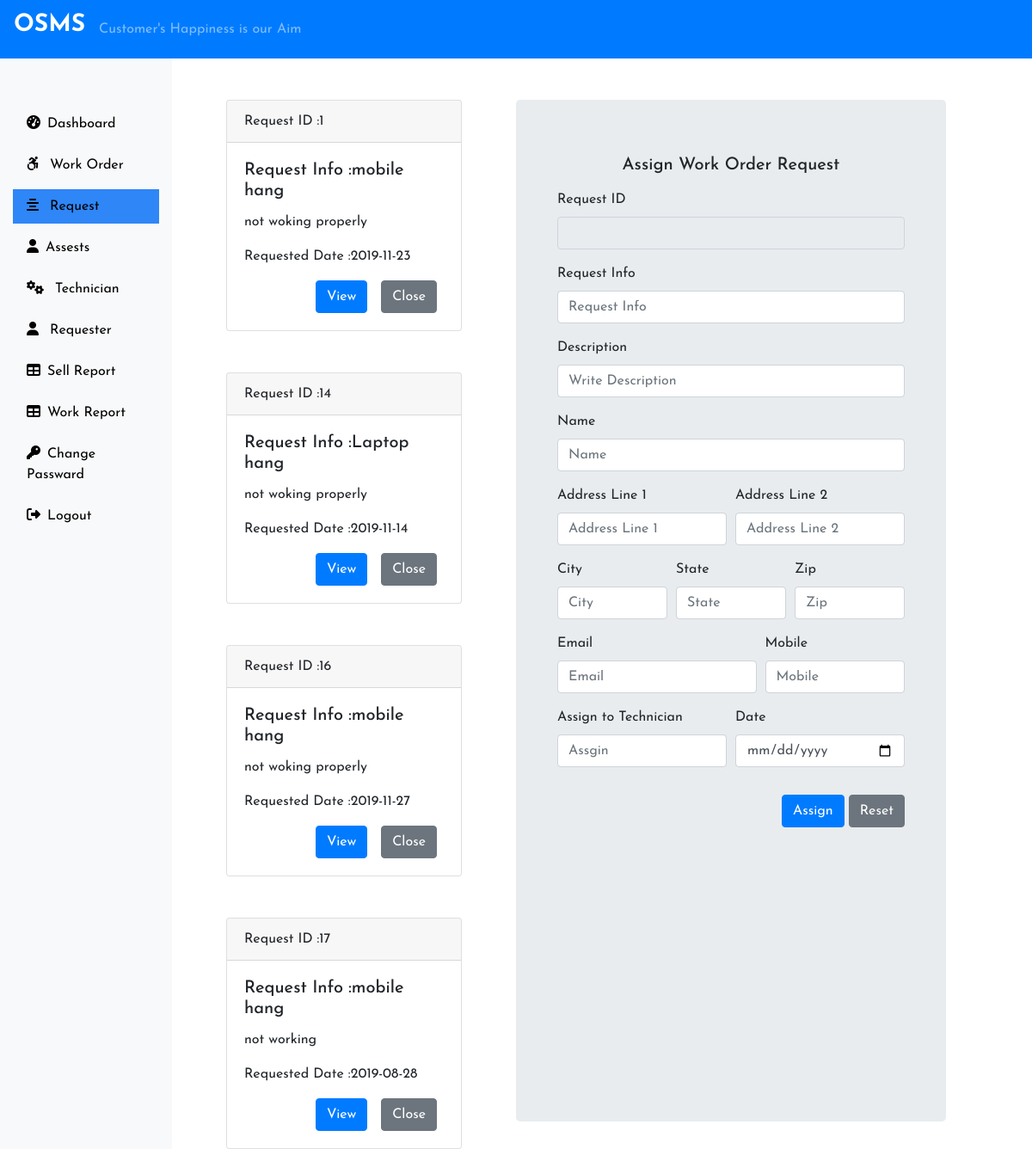
The app's page /Admin/request.php (signed in) with its own data.
### tables this page shows
CREATE TABLE IF NOT EXISTS `request` (
  `rid` int(11) NOT NULL AUTO_INCREMENT,
  `request` varchar(255) NOT NULL,
  `description` varchar(255) NOT NULL,
  `name` varchar(255) NOT NULL,
  `address1` varchar(255) NOT NULL,
  `address2` varchar(255) NOT NULL,
  `city` varchar(255) NOT NULL,
  `state` varchar(255) NOT NULL,
  `zip` varchar(255) NOT NULL,
  `email` varchar(255) NOT NULL,
  `mobile` varchar(255) NOT NULL,
  `date` varchar(255) NOT NULL,
  PRIMARY KEY (`rid`)
);

### Admin/request.php (the view, shortened to what this page needs)
<?php
 include('../connection.php');
 include('includes/header.php');
 ?>
 <div class="col-sm-4">
    <?php
        $sql = "SELECT * FROM `request`";
        $result= $conn->query($sql);
        if($result->num_rows > 0){
            while($row = $result->fetch_assoc()){
                echo '<div class="card mt-5 mx-5">';
                echo '<div class="card-header">';
                echo 'Request ID :'.$row['rid'];
                echo '</div>';
                echo '<div class="card-body ">';
                echo '<h5 class="card-title ">Request Info :'.$row['request'];
                echo '</h5>';
                echo '<p class="card-text">'.$row['description'];
                echo '</p>';
                echo '<p class="card-text">Requested Date :'.$row['date'];
                echo '</p>';
                echo '<div class="float-right mr-2">';
                echo '<form action="" method="POST">';
                echo '<input type="submit" value="View" class="btn btn-primary mr-3" name="view">';
                echo '<input type="submit" value="Close" class="btn btn-secondary" name="close">';
                echo '</form>';
                echo  '</div>';
                echo '</div>';
                echo '</div>';
            }
        }
    ?>
 </div>
 <?php include('assignForm.php');?>
<?php include('includes/footer.php');?>

### Admin/includes/header.php (shortened to what this page needs)
<!DOCTYPE html>
<html lang="en">
<head>
    <link rel="stylesheet" href="https://stackpath.bootstrapcdn.com/bootstrap/4.3.1/css/bootstrap.min.css" >
    <link rel="stylesheet" href="../css/styles.css">
    <link rel="stylesheet" href="https://use.fontawesome.com/releases/v5.6.3/css/all.css">
    <link rel="stylesheet" href="https://use.fontawesome.com/releases/v5.7.0/css/all.css">
    <link rel="stylesheet" href="https://cdnjs.cloudflare.com/ajax/libs/font-awesome/4.7.0/css/font-awesome.min.css">
</head>
<body>
<nav class="navbar navbar-expand-lg navbar-dark bg-primary">
  <a class="navbar-brand" href="dashboard.php"><h3><b>OSMS</b></h3></a><span class="navbar-text">Customer's Happiness is our Aim</span>
  </nav>
 <div class="container-fluid" >
 <div class="row">
    <nav class="col-sm-2 bg-light sidebar py-5  d-print-none">
        <div class="sidebar-sticky">
            <ul class="nav flex-column">
            <li class="nav-item mt-2">
            <a href="dashboard.php" class="nav-link <?php if(PAGE == 'dashboard'){echo 'active';} ?>"><i class="fas fa-tachometer-alt mr-2 "></i>Dashboard</a>
            </li>
            <li class="nav-item mt-2">
            <a href="workOrder.php" class="nav-link <?php if(PAGE == 'workOrder'){echo 'active';} ?> "><i class="fab fa-accessible-icon mr-2"></i> Work Order</a>
            </li>
            <li class="nav-item mt-2">
            <a href="request.php" class="nav-link <?php if(PAGE == 'request'){echo 'active';} ?> "><i class="fa fa-align-center mr-2"></i> Request</a>
            </li>
            <li class="nav-item mt-2">
            <a href="assest.php" class="nav-link <?php if(PAGE == 'assest'){echo 'active';} ?> "><i class="fa fa-user mr-2"></i>Assests</a>
            </li>
            <li class="nav-item mt-2">
            <a href="technician.php" class="nav-link <?php if(PAGE == 'technician'){echo 'active';} ?>"><i class="fa fa-cogs mr-2"></i> Technician</a>
            </li>
            <li class="nav-item mt-2">
            <a href="requester.php" class="nav-link <?php if(PAGE == 'requester'){echo 'active';} ?>"><i class="fa fa-user mr-2"></i> Requester</a>
            </li>
            <li class="nav-item mt-2">
            <a href="sellReport.php" class="nav-link <?php if(PAGE == 'sellReport'){echo 'active';} ?>"><i class="fa fa-table mr-2"></i>Sell Report</a>
            </li>
            <li class="nav-item mt-2">
            <a href="workReport.php" class="nav-link <?php if(PAGE == 'workReport'){echo 'active';} ?>"><i class="fa fa-table mr-2"></i>Work Report</a>
            </li>
            <li class="nav-item mt-2">
            <a href="changePass.php" class="nav-link <?php if(PAGE == 'changePass'){echo 'active';} ?>"><i class="fa fa-key mr-2"></i>Change Passward</a>
            </li>
            <li class="nav-item mt-2">
            <a href="../logout.php" class="nav-link "><i class="fas fa-sign-out-alt mr-2"></i>Logout</a>
            </li>
            </ul>
        </div>
    </nav>

### Admin/assignForm.php (shortened to what this page needs)
<div class="jumbotron mt-5 col-sm-5">
<form action="" method="post" class="mx-3">
   <div class="form-group">
   <h5 class="text-center mb-3">Assign Work Order Request</h5>
       <label for="request">Request ID</label>
       <input type="text" name="rid" id="rid" class="form-control"
       value="<?php if(isset($row["rid"])) echo $row["rid"];?>" readonly>
   </div>
   <div class="form-group">
       <label for="request">Request Info</label>
       <input type="text" name="request" id="request" class="form-control" placeholder="Request Info"
       value="<?php if(isset($row["request"])) echo $row["request"];?>">
   </div>
   <div class="form-group">
       <label for="Description">Description</label>
       <input type="text" name="description" id="description" class="form-control" placeholder="Write Description"
        value="<?php if(isset($row["description"])) echo $row["description"];?>">
   </div>
   <div class="form-group">
       <label for="name">Name</label>
       <input type="text" name="name" id="name" class="form-control" placeholder="Name"
        value="<?php if(isset($row["name"])) echo $row["name"];?>">
   </div>
   <div class="form-row">
       <div class="col-md-6 form-group">
       <label for="Address1">Address Line 1</label>
       <input type="text" name="address1" id="address1" class="form-control" placeholder="Address Line 1"
        value="<?php if(isset($row["address1"])) echo $row["address1"];?>">
       </div>
       <div class="col-md-6 form-group">
       <label for="Address1">Address Line 2</label>
       <input type="text" name="address2" id="address2" class="form-control" placeholder="Address Line 2"
       value="<?php if(isset($row["address2"])) echo $row["address2"];?>">
       </div>
   </div>
   <div class="form-row">
       <div class="col-md-4 form-group">
       <label for="City">City</label>
       <input type="text" name="city" id="city" class="form-control" placeholder="City"
       value="<?php if(isset($row["city"])) echo $row["city"];?>">
       </div>
       <div class="col-md-4 form-group">
       <label for="State">State</label>
       <input type="text" name="state" id="state" class="form-control" placeholder="State"
       value="<?php if(isset($row["state"])) echo $row["state"];?>">
       </div>
       <div class="col-md-4 form-group">
       <label for="Zip">Zip</label>
       <input type="number" name="zip" id="zip" class="form-control" placeholder="Zip"
       value="<?php if(isset($row["zip"])) echo $row["zip"];?>">
       </div>
   </div>
   <div class="form-row">
       <div class="col-md-7 form-group">
       <label for="Email">Email</label>
       <input type="email" name="email" id="email" class="form-control" placeholder="Email"
       value="<?php if(isset($row["email"])) echo $row["email"];?>">
       </div>
       <div class="col-md-5 form-group">
       <label for="Mobile">Mobile</label>
       <input type="number" name="mobile" id="mobile" class="form-control" placeholder="Mobile"
       value="<?php if(isset($row["mobile"])) echo $row["mobile"];?>" >
       </div>
   </div>
   <div class="form-row">
       <div class="col-md-6 form-group">
       <label for="assign">Assign to Technician</label>
       <input type="text" name="assign" id="assign" class="form-control" placeholder="Assgin ">
       </div>
       <div class="col-md-6 form-group">
       <label for="Date">Date</label>
       <input type="date" name="date" id="date" class="form-control" placeholder="Date">
       </div>
   </div>
   <div class="float-right mt-3">
   <button type="submit" class="btn btn-primary" name="submit">Assign</button>
   <button type="reset" class="btn btn-secondary" name="reset">Reset</button>
   </div>
   </form>
</div >

### Admin/includes/footer.php (shortened to what this page needs)
</div>
 </div>
</body>
</html>

### css/styles.css (style rules this page uses)
.active { background-color: #2f86f7; }
body { overflow-x: hidden; }
.nav-item a { color: #000 !important; }
* { margin: 0; padding: 0; box-sizing: border-box; font-family: 'Josefin Sans', sans-serif; }

### records on screen
request: rid "1", request "mobile hang", description "not woking properly", date "2019-11-23"
request: rid "14", request "Laptop hang", description "not woking properly", date "2019-11-14"
request: rid "16", request "mobile hang", description "not woking properly", date "2019-11-27"
request: rid "17", request "mobile hang", description "not working", date "2019-08-28"
